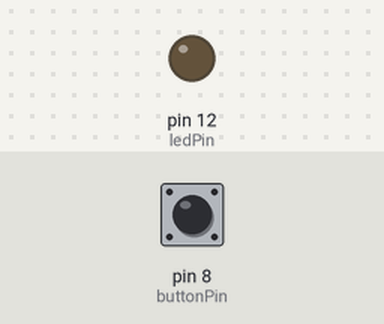
Bench run of a sketch on a simulated Arduino Uno, built with avr-gcc and run on an emulated ATmega328P. Parts: output pins drawn as LEDs (lit = HIGH). The test bench sets the inputs (shaded band); at power-on: pin 8 (buttonPin) LOW.

Above: at 1.2 s.
1.3 s: pin 8 (buttonPin) pulled HIGH for 0.15 s
At 1.4 s:
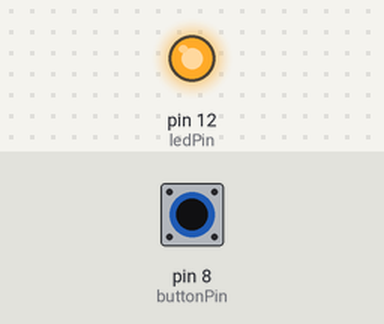
3.0 s: pin 8 (buttonPin) pulled HIGH for 3.2 s
At 6.6 s:
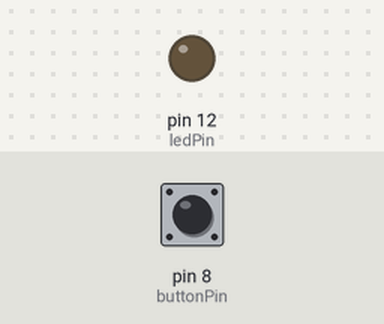
Timing chart, 0 to 8.1 s (numbered marks = the images above; inputs shaded):
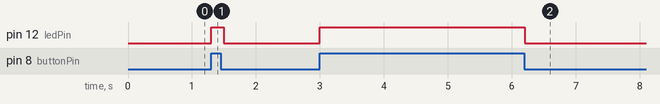

Measured:
- after the input at 1.3 s, pin 12 (ledPin): LOW → HIGH at once, → LOW 0.20 s later
- after the input at 3.0 s, pin 12 (ledPin): LOW → HIGH at once, → LOW 3.2 s later

The sketch:

Led_Control_with_Button.ino
```cpp
int ledPin = 12;
int buttonPin = 8;
void setup() {
  // put your setup code here, to run once:
  pinMode(ledPin,OUTPUT);
  pinMode(buttonPin,INPUT);
}

int buttonState = 0;
void loop() {
  // put your main code here, to run repeatedly:
  buttonState = digitalRead(buttonPin);
  if(buttonState == 1)
  {
    digitalWrite(ledPin,HIGH);
    delay(100);
  }
  if(buttonState == 0)
  {
    digitalWrite(ledPin,LOW);
    delay(100);
  }

}
```
